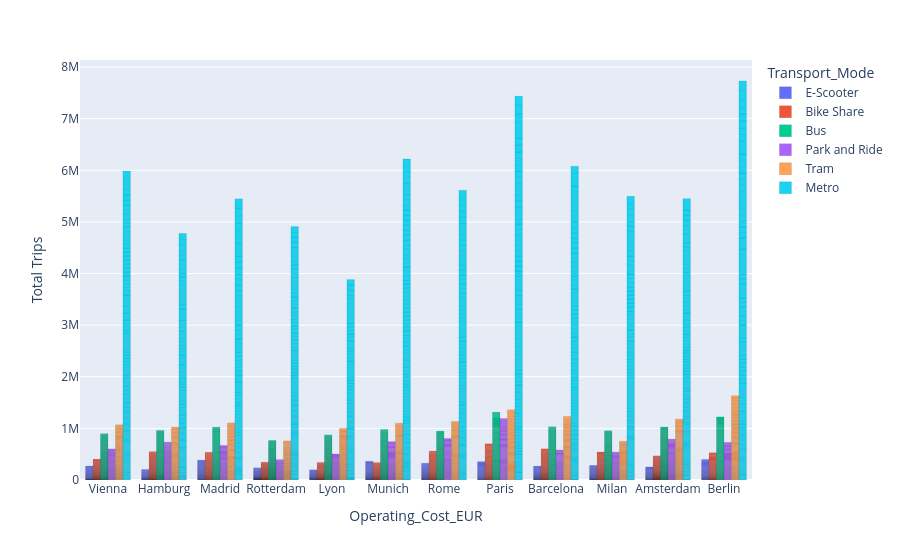

Notebook code cell kept with this figure:
### Code cell
# Operating Cost by Transport Type and Trips
grouped_df = (
    df_cleaned.groupby(['Operating_Cost_EUR', 'Transport_Mode', 'City'], as_index=False)
    .agg({'Operating_Cost_EUR': 'sum'})
)

fig = px.bar(
    grouped_df,
    x="City",
    y="Operating_Cost_EUR",
    color="Transport_Mode",
    barmode="group"
)

fig.update_layout(
    xaxis_title="Operating_Cost_EUR",
    yaxis_title="Total Trips",
)

fig.update_traces(marker_line_color="black", marker_line_width=0.1)


fig.show()

### Figure 1 — Plotly figure (JSON) as saved in the notebook; plotly's stock layout.template omitted (floating-point values rounded to 4 significant figures; data arrays with more than 128 entries replaced by an {"elided": "..."} marker saying what was removed)
{"data": [{"alignmentgroup": "True", "hovertemplate": "Transport_Mode=E-Scooter<br>City=%{x}<br>Operating_Cost_EUR=%{y}<extra></extra>", "legendgroup": "E-Scooter", "marker": {"color": "#636efa", "line": {"color": "black", "width": 0.1}, "pattern": {"shape": ""}}, "name": "E-Scooter", "offsetgroup": "E-Scooter", "orientation": "v", "showlegend": true, "textposition": "auto", "type": "bar", "x": {"elided": "473 str values"}, "xaxis": "x", "y": {"elided": "473 float values"}, "yaxis": "y"}, {"alignmentgroup": "True", "hovertemplate": "Transport_Mode=Bike Share<br>City=%{x}<br>Operating_Cost_EUR=%{y}<extra></extra>", "legendgroup": "Bike Share", "marker": {"color": "#EF553B", "line": {"color": "black", "width": 0.1}, "pattern": {"shape": ""}}, "name": "Bike Share", "offsetgroup": "Bike Share", "orientation": "v", "showlegend": true, "textposition": "auto", "type": "bar", "x": {"elided": "759 str values"}, "xaxis": "x", "y": {"elided": "759 float values"}, "yaxis": "y"}, {"alignmentgroup": "True", "hovertemplate": "Transport_Mode=Bus<br>City=%{x}<br>Operating_Cost_EUR=%{y}<extra></extra>", "legendgroup": "Bus", "marker": {"color": "#00cc96", "line": {"color": "black", "width": 0.1}, "pattern": {"shape": ""}}, "name": "Bus", "offsetgroup": "Bus", "orientation": "v", "showlegend": true, "textposition": "auto", "type": "bar", "x": {"elided": "1375 str values"}, "xaxis": "x", "y": {"elided": "1375 float values"}, "yaxis": "y"}, {"alignmentgroup": "True", "hovertemplate": "Transport_Mode=Park and Ride<br>City=%{x}<br>Operating_Cost_EUR=%{y}<extra></extra>", "legendgroup": "Park and Ride", "marker": {"color": "#ab63fa", "line": {"color": "black", "width": 0.1}, "pattern": {"shape": ""}}, "name": "Park and Ride", "offsetgroup": "Park and Ride", "orientation": "v", "showlegend": true, "textposition": "auto", "type": "bar", "x": {"elided": "585 str values"}, "xaxis": "x", "y": {"elided": "585 float values"}, "yaxis": "y"}, {"alignmentgroup": "True", "hovertemplate": "Transport_Mode=Tram<br>City=%{x}<br>Operating_Cost_EUR=%{y}<extra></extra>", "legendgroup": "Tram", "marker": {"color": "#FFA15A", "line": {"color": "black", "width": 0.1}, "pattern": {"shape": ""}}, "name": "Tram", "offsetgroup": "Tram", "orientation": "v", "showlegend": true, "textposition": "auto", "type": "bar", "x": {"elided": "761 str values"}, "xaxis": "x", "y": {"elided": "761 float values"}, "yaxis": "y"}, {"alignmentgroup": "True", "hovertemplate": "Transport_Mode=Metro<br>City=%{x}<br>Operating_Cost_EUR=%{y}<extra></extra>", "legendgroup": "Metro", "marker": {"color": "#19d3f3", "line": {"color": "black", "width": 0.1}, "pattern": {"shape": ""}}, "name": "Metro", "offsetgroup": "Metro", "orientation": "v", "showlegend": true, "textposition": "auto", "type": "bar", "x": {"elided": "1047 str values"}, "xaxis": "x", "y": {"elided": "1047 float values"}, "yaxis": "y"}], "layout": {"barmode": "group", "legend": {"title": {"text": "Transport_Mode"}, "tracegroupgap": 0}, "margin": {"t": 60}, "xaxis": {"anchor": "y", "domain": [0, 1], "title": {"text": "Operating_Cost_EUR"}}, "yaxis": {"anchor": "x", "domain": [0, 1], "title": {"text": "Total Trips"}}}}
